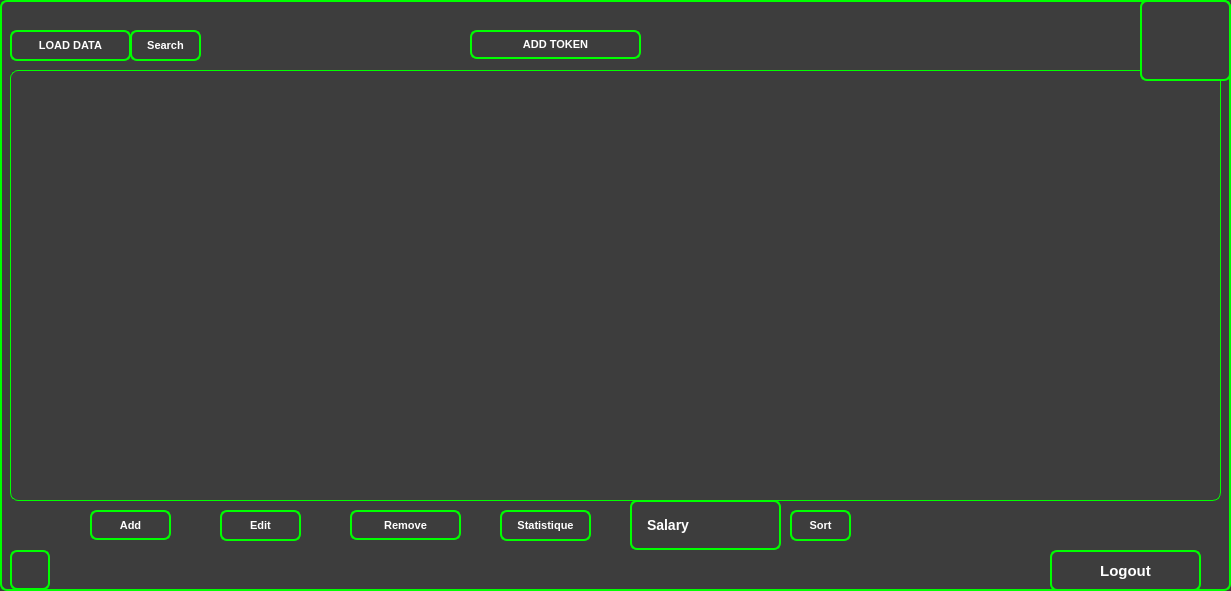
     <widget class="QFrame" name="frame_2">
      <property name="geometry">
       <rect>
        <x>180</x>
        <y>50</y>
        <width>1231</width>
        <height>591</height>
       </rect>
      </property>
      <property name="styleSheet">
       <string notr="true">QFrame {
    background-color: #3d3d3d;  /* Dark background */
    border-style: solid;
    border-width: 2px;  /* Border thickness */
    border-color: #00ff00;  /* Orange border */
    border-radius: 7px;  /* Rounded corners */
    padding: 5px;  /* Internal padding */
}

/* Optional: Hover effect for QFrame */
QFrame:hover {
    border-color: #2d89ef;  /* Blue border on hover */
}</string>
      </property>
      <property name="frameShape">
       <enum>QFrame::StyledPanel</enum>
      </property>
      <property name="frameShadow">
       <enum>QFrame::Raised</enum>
      </property>
      <widget class="QTableView" name="tableView">
       <property name="geometry">
        <rect>
         <x>10</x>
         <y>70</y>
         <width>1211</width>
         <height>431</height>
        </rect>
       </property>
       <property name="styleSheet">
        <string notr="true">/* QTableView Styling */
QTableView {
    background-color: #3d3d3d;  /* Dark background */
    color: #ffffff;  /* White text */
    border: 1px solid #00ff00;  /* Green border */
    border-radius: 8px;  /* Rounded corners */
    gridline-color: #00ff00;  /* Green gridlines */
    selection-background-color: #2d89ef;  /* Bright blue background when selected */
    selection-color: #ffffff;  /* White text when selected */
    alternate-background-color: #2b2b2b;  /* Alternate row background */
    padding: 8px;  /* Increased padding */
}

/* Header Styling for Horizontal Headers */
QHeaderView::section {
    background-color: #3d3d3d;  /* Dark background for header */
    color: #ffffff;  /* White text for headers */
    border-style: solid;
    border-width: 2px;
    border-color: #00ff00;  /* Green border */
    padding: 8px;
    font-weight: bold;  /* Bold header text */
    font-size: 12pt;
}

/* Vertical Header (Row Number Bar) Styling */
QHeaderView::section:vertical {
    background-color: #3d3d3d;  /* Dark background for row number bar */
    color: #ffffff;  /* White text for row numbers */
    border-style: solid;
    border-width: 2px;
    border-color: #00ff00;  /* Green border */
    padding: 8px;  /* Increase padding for row number cells */
    font-weight: bold;
    font-size: 10pt;
    min-width: 45px;  /* Increase width of row number bar */
}

/* Hover effect for header */
QHeaderView::section:hover {
    background-color: #2d89ef;  /* Blue background on hover */
    color: #ffffff;  /* Keep white text */
}

/* Row Styling */
QTableView::item {
    background-color: #333333;  /* Consistent background for rows */
    color: #ffffff;  /* White text */
    padding: 6px;  /* Increased padding for readability */
}

/* Even rows */
QTableView::item:alternate {
    background-color: #3d3d3d;  /* Slightly lighter for alternate rows */
}

/* Hover effect for rows */
QTableView::item:hover {
    background-color: #505050;  /* Lighter gray on hover */
    color: #ffffff;  /* Keep text white */
    border: 1px solid #00ff00;  /* Green border on hover */
}

/* Selected row with clearer styling */
QTableView::item:selected {
    background-color: #2d89ef;  /* Bright blue background for selected rows */
    color: #ffffff;  /* White text */
    border: 2px solid #00ff00;  /* Thicker green border around selected row */
    padding: 6px;  /* Ensure padding to avoid text clipping */
}
</string>
       </property>
      </widget>
      <widget class="QPushButton" name="editButton">
       <property name="geometry">
        <rect>
         <x>220</x>
         <y>510</y>
         <width>81</width>
         <height>31</height>
        </rect>
       </property>
       <property name="styleSheet">
        <string notr="true">/* QPushButton Styling */
QPushButton {
    border-style: solid;
    background-color: #3d3d3d;  /* Same dark background */
    color: #ffffff;  /* White text */
    font-size: 11px;  /* Increase font size */
    font-weight: bold;  /* Make text bold */
    border-radius: 7px;  /* Rounded corners */
    border-width: 2px;  /* Set border width */
    border-color: #00ff00;  /* Green border */
    padding: 8px 15px;  /* Padding for button spacing */
    outline: none; /* Remove default focus outline */
}

/* Hover effect */
QPushButton:hover {
    color: #e0e0e0;  /* Slightly brighter text on hover */
    background-color: qlineargradient(spread:pad, x1:0.517, y1:0, x2:0.517, y2:1, stop:0 rgba(45, 45, 45, 255), stop:0.505682 rgba(45, 45, 45, 255), stop:1 rgba(29, 29, 29, 255));  /* Darker background */
    border-color: #2d89ef;  /* Blue border on hover */
}

/* Pressed/Clicked effect (with border unchanged) */
QPushButton:pressed {
    background-color: qlineargradient(spread:pad, x1:0.517, y1:0, x2:0.517, y2:1, stop:0 rgba(29, 29, 29, 255), stop:0.505682 rgba(45, 45, 45, 255), stop:1 rgba(29, 29, 29, 255));  /* Darker background on press */
    border-color: #da532c;  /* Keep the orange border when pressed */
    border-width: 2px;  /* Keep the border width */
}

/* Checked/Pressed button stays in this state */
QPushButton:checked {
    background-color: #76797C;  /* Grayish background when checked */
    border-color: #6A6969;  /* Gray border when checked */
    color: #ffffff;  /* White text when checked */
}

/* Disabled Button */
QPushButton:disabled {
    background-color: #2b2b2b;  /* Darker background for disabled button */
    color: #aaaaaa;  /* Gray text when disabled */
    border-color: #555555;  /* Lighter border when disabled */
}
</string>
       </property>
       <property name="text">
        <string>Edit</string>
       </property>
      </widget>
      <widget class="QPushButton" name="removeButton">
       <property name="geometry">
        <rect>
         <x>350</x>
         <y>510</y>
         <width>111</width>
         <height>30</height>
        </rect>
       </property>
       <property name="minimumSize">
        <size>
         <width>0</width>
         <height>30</height>
        </size>
       </property>
       <property name="styleSheet">
        <string notr="true">/* QPushButton Styling */
QPushButton {
    border-style: solid;
    background-color: #3d3d3d;  /* Same dark background */
    color: #ffffff;  /* White text */
    font-size: 11px;  /* Increase font size */
    font-weight: bold;  /* Make text bold */
    border-radius: 7px;  /* Rounded corners */
    border-width: 2px;  /* Set border width */
    border-color: #00ff00;  /* Green border */
    padding: 8px 15px;  /* Padding for button spacing */
    outline: none; /* Remove default focus outline */
}

/* Hover effect */
QPushButton:hover {
    color: #e0e0e0;  /* Slightly brighter text on hover */
    background-color: qlineargradient(spread:pad, x1:0.517, y1:0, x2:0.517, y2:1, stop:0 rgba(45, 45, 45, 255), stop:0.505682 rgba(45, 45, 45, 255), stop:1 rgba(29, 29, 29, 255));  /* Darker background */
    border-color: #2d89ef;  /* Blue border on hover */
}

/* Pressed/Clicked effect (with border unchanged) */
QPushButton:pressed {
    background-color: qlineargradient(spread:pad, x1:0.517, y1:0, x2:0.517, y2:1, stop:0 rgba(29, 29, 29, 255), stop:0.505682 rgba(45, 45, 45, 255), stop:1 rgba(29, 29, 29, 255));  /* Darker background on press */
    border-color: #da532c;  /* Keep the orange border when pressed */
    border-width: 2px;  /* Keep the border width */
}

/* Checked/Pressed button stays in this state */
QPushButton:checked {
    background-color: #76797C;  /* Grayish background when checked */
    border-color: #6A6969;  /* Gray border when checked */
    color: #ffffff;  /* White text when checked */
}

/* Disabled Button */
QPushButton:disabled {
    background-color: #2b2b2b;  /* Darker background for disabled button */
    color: #aaaaaa;  /* Gray text when disabled */
    border-color: #555555;  /* Lighter border when disabled */
}
</string>
       </property>
       <property name="text">
        <string>Remove</string>
       </property>
       <property name="icon">
        <iconset resource="Resources/img.qrc">
         <normaloff>:/icons/img/delete.png</normaloff>:/icons/img/delete.png</iconset>
       </property>
      </widget>
      <widget class="QPushButton" name="addButton">
       <property name="geometry">
        <rect>
         <x>90</x>
         <y>510</y>
         <width>81</width>
         <height>30</height>
        </rect>
       </property>
       <property name="minimumSize">
        <size>
         <width>0</width>
         <height>30</height>
        </size>
       </property>
       <property name="styleSheet">
        <string notr="true">/* QPushButton Styling */
QPushButton {
    border-style: solid;
    background-color: #3d3d3d;  /* Same dark background */
    color: #ffffff;  /* White text */
    font-size: 11px;  /* Increase font size */
    font-weight: bold;  /* Make text bold */
    border-radius: 7px;  /* Rounded corners */
    border-width: 2px;  /* Set border width */
    border-color: #00ff00;  /* Green border */
    padding: 8px 15px;  /* Padding for button spacing */
    outline: none; /* Remove default focus outline */
}

/* Hover effect */
QPushButton:hover {
    color: #e0e0e0;  /* Slightly brighter text on hover */
    background-color: qlineargradient(spread:pad, x1:0.517, y1:0, x2:0.517, y2:1, stop:0 rgba(45, 45, 45, 255), stop:0.505682 rgba(45, 45, 45, 255), stop:1 rgba(29, 29, 29, 255));  /* Darker background */
    border-color: #2d89ef;  /* Blue border on hover */
}

/* Pressed/Clicked effect (with border unchanged) */
QPushButton:pressed {
    background-color: qlineargradient(spread:pad, x1:0.517, y1:0, x2:0.517, y2:1, stop:0 rgba(29, 29, 29, 255), stop:0.505682 rgba(45, 45, 45, 255), stop:1 rgba(29, 29, 29, 255));  /* Darker background on press */
    border-color: #da532c;  /* Keep the orange border when pressed */
    border-width: 2px;  /* Keep the border width */
}

/* Checked/Pressed button stays in this state */
QPushButton:checked {
    background-color: #76797C;  /* Grayish background when checked */
    border-color: #6A6969;  /* Gray border when checked */
    color: #ffffff;  /* White text when checked */
}

/* Disabled Button */
QPushButton:disabled {
    background-color: #2b2b2b;  /* Darker background for disabled button */
    color: #aaaaaa;  /* Gray text when disabled */
    border-color: #555555;  /* Lighter border when disabled */
}
</string>
       </property>
       <property name="text">
        <string>Add</string>
       </property>
       <property name="icon">
        <iconset resource="Resources/img.qrc">
         <normaloff>:/icons/img/add.png</normaloff>:/icons/img/add.png</iconset>
       </property>
      </widget>
      <widget class="QPushButton" name="generatePdfButton">
       <property name="geometry">
        <rect>
         <x>10</x>
         <y>550</y>
         <width>40</width>
         <height>40</height>
        </rect>
       </property>
       <property name="minimumSize">
        <size>
         <width>40</width>
         <height>40</height>
        </size>
       </property>
       <property name="maximumSize">
        <size>
         <width>40</width>
         <height>40</height>
        </size>
       </property>
       <property name="styleSheet">
        <string notr="true">/* QPushButton Styling */
QPushButton {
    border-style: solid;
    background-color: #3d3d3d;  /* Same dark background */
    color: #fff;  /* White text */
    border-radius: 7px;  /* Rounded corners */
    border-width: 2px;  /* Set border width */
    border-color: #00ff00;  /* Orange border */
    padding: 8px 15px;  /* Padding for button spacing */
    outline: none; /* Remove default focus outline */
}

/* Hover effect */
QPushButton:hover {
    color: #ccc;  /* Light gray text on hover */
    background-color: qlineargradient(spread:pad, x1:0.517, y1:0, x2:0.517, y2:1, stop:0 rgba(45, 45, 45, 255), stop:0.505682 rgba(45, 45, 45, 255), stop:1 rgba(29, 29, 29, 255));  /* Darker background */
    border-color: #2d89ef;  /* Blue border on hover */
}

/* Pressed/Clicked effect (with border unchanged) */
QPushButton:pressed {
    background-color: qlineargradient(spread:pad, x1:0.517, y1:0, x2:0.517, y2:1, stop:0 rgba(29, 29, 29, 255), stop:0.505682 rgba(45, 45, 45, 255), stop:1 rgba(29, 29, 29, 255));  /* Darker background on press */
    border-color: #da532c;  /* Keep the orange border when pressed */
    border-width: 2px;  /* Keep the border width */
}


/* Checked/Pressed button stays in this state */
QPushButton:checked {
    background-color: #76797C;  /* Grayish background when checked */
    border-color: #6A6969;  /* Gray border when checked */
    color: #ffffff;  /* White text when checked */
}

/* Disabled Button */
QPushButton:disabled {
    background-color: #2b2b2b;  /* Darker background for disabled button */
    color: #aaaaaa;  /* Gray text when disabled */
    border-color: #555555;  /* Lighter border when disabled */
}
</string>
       </property>
       <property name="icon">
        <iconset resource="Resources/img.qrc">
         <normaloff>:/icons/img/printer.png</normaloff>:/icons/img/printer.png</iconset>
       </property>
       <property name="iconSize">
        <size>
         <width>25</width>
         <height>25</height>
        </size>
       </property>
      </widget>
      <widget class="QComboBox" name="comboBox">
       <property name="geometry">
        <rect>
         <x>630</x>
         <y>500</y>
         <width>151</width>
         <height>50</height>
        </rect>
       </property>
       <property name="styleSheet">
        <string notr="true">/* QComboBox Styling */
QComboBox {
    background-color: #3d3d3d;  /* Dark background */
    color: #ffffff;  /* White text */
    font-size: 14px;  /* Increase font size */
    font-weight: bold;  /* Bold text */
    border-radius: 7px;  /* Rounded corners */
    border: 2px solid #00ff00;  /* Green border */
    padding: 8px 15px;  /* Padding for spacing */
    outline: none;  /* Remove default focus outline */
    min-height: 30px; /* Ensures enough height */
}

/* Drop-down arrow styling */
QComboBox::drop-down {
    border: none;  /* Remove border around arrow */
    background: transparent;  /* Transparent background */
}

QComboBox::down-arrow {
    image: url(/path/to/your/arrow-icon.png); /* Custom arrow icon */
    width: 12px;  /* Adjust size as needed */
    height: 12px;
}

/* List view (drop-down) */
QComboBox QAbstractItemView {
    background-color: #3d3d3d;  /* Dark background for list */
    color: #ffffff;  /* White text in list */
    border: 2px solid #00ff00;  /* Green border */
    selection-background-color: #2d89ef;  /* Blue background for selected item */
    selection-color: #ffffff;  /* White text for selected item */
    border-radius: 7px;  /* Rounded corners */
}

/* Hover effect */
QComboBox:hover {
    color: #e0e0e0;  /* Slightly brighter text on hover */
    background-color: qlineargradient(spread:pad, x1:0.517, y1:0, x2:0.517, y2:1, stop:0 rgba(45, 45, 45, 255), stop:0.505682 rgba(45, 45, 45, 255), stop:1 rgba(29, 29, 29, 255));  /* Darker background */
    border-color: #2d89ef;  /* Blue border on hover */
}

/* Pressed/Checked effect */
QComboBox:pressed, QComboBox:on {
    background-color: qlineargradient(spread:pad, x1:0.517, y1:0, x2:0.517, y2:1, stop:0 rgba(29, 29, 29, 255), stop:0.505682 rgba(45, 45, 45, 255), stop:1 rgba(29, 29, 29, 255));  /* Darker background on press */
    border-color: #da532c;  /* Orange border when pressed */
}

/* Disabled ComboBox */
QComboBox:disabled {
    background-color: #2b2b2b;  /* Darker background for disabled */
    color: #aaaaaa;  /* Gray text when disabled */
    border-color: #555555;  /* Lighter border for disabled */
}
</string>
       </property>
       <item>
        <property name="text">
         <string>Salary</string>
        </property>
       </item>
       <item>
        <property name="text">
         <string>Hire Date</string>
        </property>
       </item>
       <item>
        <property name="text">
         <string>Role</string>
        </property>
       </item>
       <item>
        <property name="text">
         <string>Age</string>
        </property>
       </item>
       <item>
        <property name="text">
         <string>Gender</string>
        </property>
       </item>
      </widget>
      <widget class="QPushButton" name="sortButton">
       <property name="geometry">
        <rect>
         <x>790</x>
         <y>510</y>
         <width>61</width>
         <height>31</height>
        </rect>
       </property>
       <property name="styleSheet">
        <string notr="true">/* QPushButton Styling */
QPushButton {
    border-style: solid;
    background-color: #3d3d3d;  /* Same dark background */
    color: #ffffff;  /* White text */
    font-size: 11px;  /* Increase font size */
    font-weight: bold;  /* Make text bold */
    border-radius: 7px;  /* Rounded corners */
    border-width: 2px;  /* Set border width */
    border-color: #00ff00;  /* Green border */
    padding: 8px 15px;  /* Padding for button spacing */
    outline: none; /* Remove default focus outline */
}

/* Hover effect */
QPushButton:hover {
    color: #e0e0e0;  /* Slightly brighter text on hover */
    background-color: qlineargradient(spread:pad, x1:0.517, y1:0, x2:0.517, y2:1, stop:0 rgba(45, 45, 45, 255), stop:0.505682 rgba(45, 45, 45, 255), stop:1 rgba(29, 29, 29, 255));  /* Darker background */
    border-color: #2d89ef;  /* Blue border on hover */
}

/* Pressed/Clicked effect (with border unchanged) */
QPushButton:pressed {
    background-color: qlineargradient(spread:pad, x1:0.517, y1:0, x2:0.517, y2:1, stop:0 rgba(29, 29, 29, 255), stop:0.505682 rgba(45, 45, 45, 255), stop:1 rgba(29, 29, 29, 255));  /* Darker background on press */
    border-color: #da532c;  /* Keep the orange border when pressed */
    border-width: 2px;  /* Keep the border width */
}

/* Checked/Pressed button stays in this state */
QPushButton:checked {
    background-color: #76797C;  /* Grayish background when checked */
    border-color: #6A6969;  /* Gray border when checked */
    color: #ffffff;  /* White text when checked */
}

/* Disabled Button */
QPushButton:disabled {
    background-color: #2b2b2b;  /* Darker background for disabled button */
    color: #aaaaaa;  /* Gray text when disabled */
    border-color: #555555;  /* Lighter border when disabled */
}
</string>
       </property>
       <property name="text">
        <string>Sort</string>
       </property>
      </widget>
      <widget class="QPushButton" name="statsButton">
       <property name="geometry">
        <rect>
         <x>500</x>
         <y>510</y>
         <width>91</width>
         <height>31</height>
        </rect>
       </property>
       <property name="styleSheet">
        <string notr="true">/* QPushButton Styling */
QPushButton {
    border-style: solid;
    background-color: #3d3d3d;  /* Same dark background */
    color: #ffffff;  /* White text */
    font-size: 11px;  /* Increase font size */
    font-weight: bold;  /* Make text bold */
    border-radius: 7px;  /* Rounded corners */
    border-width: 2px;  /* Set border width */
    border-color: #00ff00;  /* Green border */
    padding: 8px 15px;  /* Padding for button spacing */
    outline: none; /* Remove default focus outline */
}

/* Hover effect */
QPushButton:hover {
    color: #e0e0e0;  /* Slightly brighter text on hover */
    background-color: qlineargradient(spread:pad, x1:0.517, y1:0, x2:0.517, y2:1, stop:0 rgba(45, 45, 45, 255), stop:0.505682 rgba(45, 45, 45, 255), stop:1 rgba(29, 29, 29, 255));  /* Darker background */
    border-color: #2d89ef;  /* Blue border on hover */
}

/* Pressed/Clicked effect (with border unchanged) */
QPushButton:pressed {
    background-color: qlineargradient(spread:pad, x1:0.517, y1:0, x2:0.517, y2:1, stop:0 rgba(29, 29, 29, 255), stop:0.505682 rgba(45, 45, 45, 255), stop:1 rgba(29, 29, 29, 255));  /* Darker background on press */
    border-color: #da532c;  /* Keep the orange border when pressed */
    border-width: 2px;  /* Keep the border width */
}

/* Checked/Pressed button stays in this state */
QPushButton:checked {
    background-color: #76797C;  /* Grayish background when checked */
    border-color: #6A6969;  /* Gray border when checked */
    color: #ffffff;  /* White text when checked */
}

/* Disabled Button */
QPushButton:disabled {
    background-color: #2b2b2b;  /* Darker background for disabled button */
    color: #aaaaaa;  /* Gray text when disabled */
    border-color: #555555;  /* Lighter border when disabled */
}
</string>
       </property>
       <property name="text">
        <string>Statistique</string>
       </property>
      </widget>
      <widget class="QPushButton" name="searchButton">
       <property name="geometry">
        <rect>
         <x>130</x>
         <y>30</y>
         <width>71</width>
         <height>31</height>
        </rect>
       </property>
       <property name="styleSheet">
        <string notr="true">/* QPushButton Styling */
QPushButton {
    border-style: solid;
    background-color: #3d3d3d;  /* Same dark background */
    color: #ffffff;  /* White text */
    font-size: 11px;  /* Increase font size */
    font-weight: bold;  /* Make text bold */
    border-radius: 7px;  /* Rounded corners */
    border-width: 2px;  /* Set border width */
    border-color: #00ff00;  /* Green border */
    padding: 8px 15px;  /* Padding for button spacing */
    outline: none; /* Remove default focus outline */
}

/* Hover effect */
QPushButton:hover {
    color: #e0e0e0;  /* Slightly brighter text on hover */
    background-color: qlineargradient(spread:pad, x1:0.517, y1:0, x2:0.517, y2:1, stop:0 rgba(45, 45, 45, 255), stop:0.505682 rgba(45, 45, 45, 255), stop:1 rgba(29, 29, 29, 255));  /* Darker background */
    border-color: #2d89ef;  /* Blue border on hover */
}

/* Pressed/Clicked effect (with border unchanged) */
QPushButton:pressed {
    background-color: qlineargradient(spread:pad, x1:0.517, y1:0, x2:0.517, y2:1, stop:0 rgba(29, 29, 29, 255), stop:0.505682 rgba(45, 45, 45, 255), stop:1 rgba(29, 29, 29, 255));  /* Darker background on press */
    border-color: #da532c;  /* Keep the orange border when pressed */
    border-width: 2px;  /* Keep the border width */
}

/* Checked/Pressed button stays in this state */
QPushButton:checked {
    background-color: #76797C;  /* Grayish background when checked */
    border-color: #6A6969;  /* Gray border when checked */
    color: #ffffff;  /* White text when checked */
}

/* Disabled Button */
QPushButton:disabled {
    background-color: #2b2b2b;  /* Darker background for disabled button */
    color: #aaaaaa;  /* Gray text when disabled */
    border-color: #555555;  /* Lighter border when disabled */
}
</string>
       </property>
       <property name="text">
        <string>Search</string>
       </property>
      </widget>
      <widget class="QPushButton" name="loadButton">
       <property name="geometry">
        <rect>
         <x>10</x>
         <y>30</y>
         <width>121</width>
         <height>31</height>
        </rect>
       </property>
       <property name="styleSheet">
        <string notr="true">/* QPushButton Styling */
QPushButton {
    border-style: solid;
    background-color: #3d3d3d;  /* Same dark background */
    color: #ffffff;  /* White text */
    font-size: 11px;  /* Increase font size */
    font-weight: bold;  /* Make text bold */
    border-radius: 7px;  /* Rounded corners */
    border-width: 2px;  /* Set border width */
    border-color: #00ff00;  /* Green border */
    padding: 8px 15px;  /* Padding for button spacing */
    outline: none; /* Remove default focus outline */
}

/* Hover effect */
QPushButton:hover {
    color: #e0e0e0;  /* Slightly brighter text on hover */
    background-color: qlineargradient(spread:pad, x1:0.517, y1:0, x2:0.517, y2:1, stop:0 rgba(45, 45, 45, 255), stop:0.505682 rgba(45, 45, 45, 255), stop:1 rgba(29, 29, 29, 255));  /* Darker background */
    border-color: #2d89ef;  /* Blue border on hover */
}

/* Pressed/Clicked effect (with border unchanged) */
QPushButton:pressed {
    background-color: qlineargradient(spread:pad, x1:0.517, y1:0, x2:0.517, y2:1, stop:0 rgba(29, 29, 29, 255), stop:0.505682 rgba(45, 45, 45, 255), stop:1 rgba(29, 29, 29, 255));  /* Darker background on press */
    border-color: #da532c;  /* Keep the orange border when pressed */
    border-width: 2px;  /* Keep the border width */
}

/* Checked/Pressed button stays in this state */
QPushButton:checked {
    background-color: #76797C;  /* Grayish background when checked */
    border-color: #6A6969;  /* Gray border when checked */
    color: #ffffff;  /* White text when checked */
}

/* Disabled Button */
QPushButton:disabled {
    background-color: #2b2b2b;  /* Darker background for disabled button */
    color: #aaaaaa;  /* Gray text when disabled */
    border-color: #555555;  /* Lighter border when disabled */
}
</string>
       </property>
       <property name="text">
        <string>LOAD DATA</string>
       </property>
      </widget>
      <widget class="QPushButton" name="logoutButton">
       <property name="geometry">
        <rect>
         <x>1050</x>
         <y>550</y>
         <width>151</width>
         <height>41</height>
        </rect>
       </property>
       <property name="styleSheet">
        <string notr="true">/* QPushButton Styling */
QPushButton {
    border-style: solid;
    background-color: #3d3d3d;  /* Same dark background */
    color: #ffffff;  /* White text */
    font-size: 15px;  /* Increase font size */
    font-weight: bold;  /* Make text bold */
    border-radius: 7px;  /* Rounded corners */
    border-width: 2px;  /* Set border width */
    border-color: #00ff00;  /* Green border */
    padding: 8px 15px;  /* Padding for button spacing */
    outline: none; /* Remove default focus outline */
}

/* Hover effect */
QPushButton:hover {
    color: #e0e0e0;  /* Slightly brighter text on hover */
    background-color: qlineargradient(spread:pad, x1:0.517, y1:0, x2:0.517, y2:1, stop:0 rgba(45, 45, 45, 255), stop:0.505682 rgba(45, 45, 45, 255), stop:1 rgba(29, 29, 29, 255));  /* Darker background */
    border-color: #2d89ef;  /* Blue border on hover */
}

/* Pressed/Clicked effect (with border unchanged) */
QPushButton:pressed {
    background-color: qlineargradient(spread:pad, x1:0.517, y1:0, x2:0.517, y2:1, stop:0 rgba(29, 29, 29, 255), stop:0.505682 rgba(45, 45, 45, 255), stop:1 rgba(29, 29, 29, 255));  /* Darker background on press */
    border-color: #da532c;  /* Keep the orange border when pressed */
    border-width: 2px;  /* Keep the border width */
}

/* Checked/Pressed button stays in this state */
QPushButton:checked {
    background-color: #76797C;  /* Grayish background when checked */
    border-color: #6A6969;  /* Gray border when checked */
    color: #ffffff;  /* White text when checked */
}

/* Disabled Button */
QPushButton:disabled {
    background-color: #2b2b2b;  /* Darker background for disabled button */
    color: #aaaaaa;  /* Gray text when disabled */
    border-color: #555555;  /* Lighter border when disabled */
}
</string>
       </property>
       <property name="text">
        <string>Logout</string>
       </property>
      </widget>
      <widget class="QLabel" name="imageLabel">
       <property name="geometry">
        <rect>
         <x>1140</x>
         <y>0</y>
         <width>91</width>
         <height>81</height>
        </rect>
       </property>
       <property name="text">
        <string/>
       </property>
      </widget>
      <widget class="QPushButton" name="tokenbutton">
       <property name="geometry">
        <rect>
         <x>470</x>
         <y>30</y>
         <width>171</width>
         <height>29</height>
        </rect>
       </property>
       <property name="styleSheet">
        <string notr="true">/* QPushButton Styling */
QPushButton {
    border-style: solid;
    background-color: #3d3d3d;  /* Same dark background */
    color: #ffffff;  /* White text */
    font-size: 11px;  /* Increase font size */
    font-weight: bold;  /* Make text bold */
    border-radius: 7px;  /* Rounded corners */
    border-width: 2px;  /* Set border width */
    border-color: #00ff00;  /* Green border */
    padding: 8px 15px;  /* Padding for button spacing */
    outline: none; /* Remove default focus outline */
}

/* Hover effect */
QPushButton:hover {
    color: #e0e0e0;  /* Slightly brighter text on hover */
    background-color: qlineargradient(spread:pad, x1:0.517, y1:0, x2:0.517, y2:1, stop:0 rgba(45, 45, 45, 255), stop:0.505682 rgba(45, 45, 45, 255), stop:1 rgba(29, 29, 29, 255));  /* Darker background */
    border-color: #2d89ef;  /* Blue border on hover */
}

/* Pressed/Clicked effect (with border unchanged) */
QPushButton:pressed {
    background-color: qlineargradient(spread:pad, x1:0.517, y1:0, x2:0.517, y2:1, stop:0 rgba(29, 29, 29, 255), stop:0.505682 rgba(45, 45, 45, 255), stop:1 rgba(29, 29, 29, 255));  /* Darker background on press */
    border-color: #da532c;  /* Keep the orange border when pressed */
    border-width: 2px;  /* Keep the border width */
}

/* Checked/Pressed button stays in this state */
QPushButton:checked {
    background-color: #76797C;  /* Grayish background when checked */
    border-color: #6A6969;  /* Gray border when checked */
    color: #ffffff;  /* White text when checked */
}

/* Disabled Button */
QPushButton:disabled {
    background-color: #2b2b2b;  /* Darker background for disabled button */
    color: #aaaaaa;  /* Gray text when disabled */
    border-color: #555555;  /* Lighter border when disabled */
}
</string>
       </property>
       <property name="text">
        <string>ADD TOKEN</string>
       </property>
      </widget>
     </widget>
